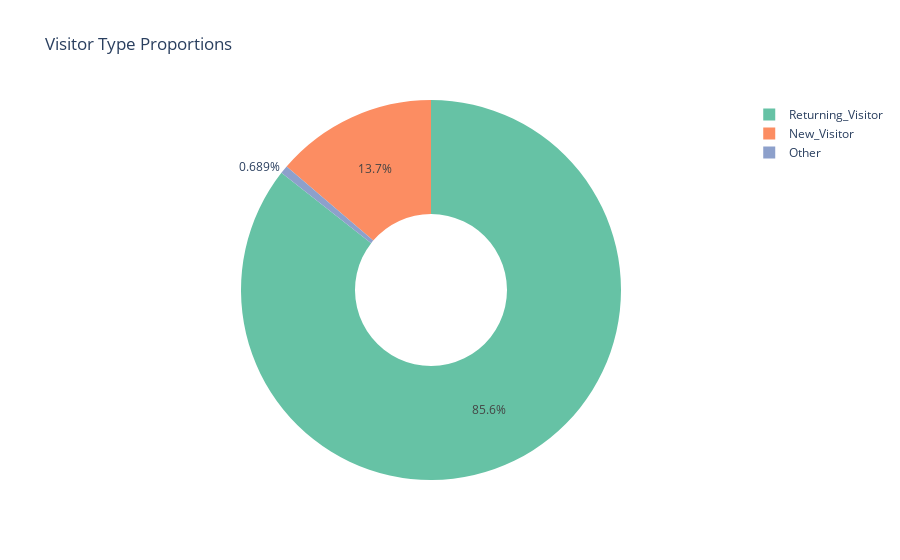

The code cell stored with this chart in its notebook:
### Markdown cell above
This bar chart displays the count of visitors who made a purchase (green bars) and those who did not make a purchase (red bars) for each month. The chart allows us to compare the number of purchases and non-purchases on a monthly basis. It can reveal patterns such as seasonal variations in purchasing behavior, identify months with higher sales conversion rates, and aid in understanding the effectiveness of marketing efforts and promotions.

### Code cell
import plotly.express as px

pie_chart_donut = px.pie(df, names='VisitorType', title='Visitor Type Proportions',hole=0.4, color_discrete_sequence=px.colors.qualitative.Set2)

pie_chart_donut.show()

### Figure 1 — Plotly figure (JSON) as saved in the notebook; plotly's stock layout.template omitted (floating-point values rounded to 4 significant figures; data arrays with more than 128 entries replaced by an {"elided": "..."} marker saying what was removed)
{"data": [{"domain": {"x": [0, 1], "y": [0, 1]}, "hole": 0.4, "hovertemplate": "VisitorType=%{label}<extra></extra>", "labels": {"elided": "12330 str values"}, "legendgroup": "", "name": "", "showlegend": true, "type": "pie"}], "layout": {"legend": {"tracegroupgap": 0}, "piecolorway": ["rgb(102,194,165)", "rgb(252,141,98)", "rgb(141,160,203)", "rgb(231,138,195)", "rgb(166,216,84)", "rgb(255,217,47)", "rgb(229,196,148)", "rgb(179,179,179)"], "title": {"text": "Visitor Type Proportions"}}}
